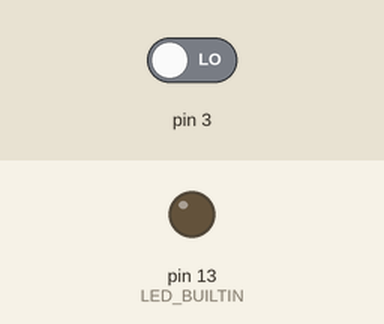
Simulated run of this sketch. Board: Arduino Uno, built with avr-gcc and run on an emulated ATmega328P. On the bench: output pins drawn as LEDs (lit = HIGH). The inputs (shaded band) are chosen by the test bench; at power-on: pin 3 LOW.

Above: at 1.2 s.
1.3 s: pin 3 driven HIGH
At 2.4 s:
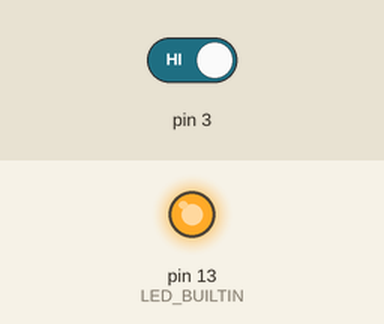
2.8 s: pin 3 driven LOW
At 3.6 s:
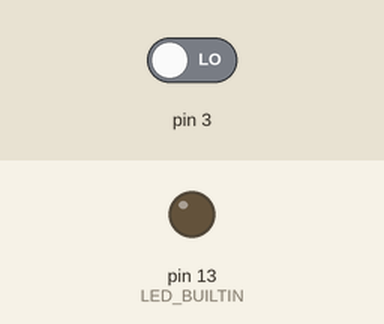
Timing chart, 0 to 5.8 s (numbered marks = the images above; inputs shaded):
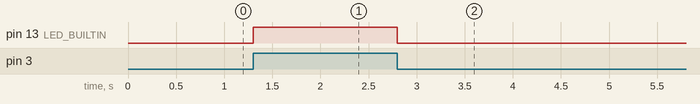

The sketch:

ej2a.ino
```cpp
void setup() {
 pinMode(3, INPUT);
  pinMode(LED_BUILTIN,OUTPUT);
}

void loop() {
  // put your main code here, to run repeatedly:
  if(digitalRead(3)==HIGH){
    digitalWrite(LED_BUILTIN, HIGH);
  }else{
    digitalWrite(LED_BUILTIN, LOW);
  }
}
```

Measured:
- after the input at 1.3 s, pin 13 (LED_BUILTIN): LOW → HIGH at once
- after the input at 2.8 s, pin 13 (LED_BUILTIN): HIGH → LOW at once
